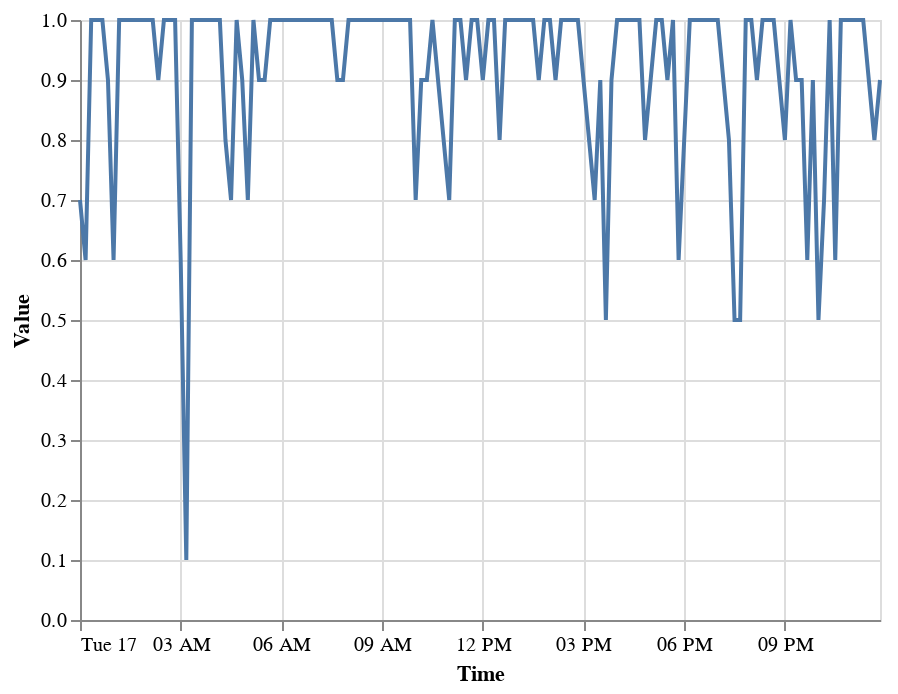

This figure's notebook cell:
### Code cell
df = pd.DataFrame({'Time': aug16['Date'], 'Value': np.repeat(1, aug16.shape[0])})
df.set_index('Time', inplace=True)
df.tail()
df_group = df.groupby(pd.Grouper(level='Time', freq=smin))['Value'].agg('sum')   
df_group.dropna(inplace=True)
df_group = df_group.to_frame().reset_index()
df_group['Value'] = (1.0 / nmin) * df_group['Value']

alt.Chart(df_group).mark_line().encode(
    x='Time',
    y='Value'
)

### Figure 1 — Vega-Lite specification as saved in the notebook (floating-point values rounded to 4 significant figures; data arrays with more than 128 entries replaced by an {"elided": "..."} marker saying what was removed)
{"$schema": "https://vega.github.io/schema/vega-lite/v2.6.0.json", "config": {"view": {"height": 300, "width": 400}}, "data": {"name": "data-8f3a11fa90c44c57bba8693e69db50cc"}, "datasets": {"data-8f3a11fa90c44c57bba8693e69db50cc": {"elided": "144 records"}}, "encoding": {"x": {"field": "Time", "type": "temporal"}, "y": {"field": "Value", "type": "quantitative"}}, "mark": "line"}
